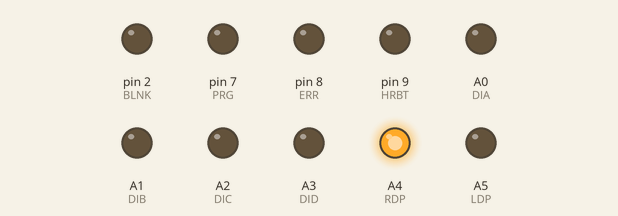
Bench run of a sketch on a simulated Arduino Uno, built with avr-gcc and run on an emulated ATmega328P. Shown: output pins drawn as LEDs (lit = HIGH). Pins used as bus, display or sensor lines are not drawn.

Above: at 0.2 s.
At 1.7 s:
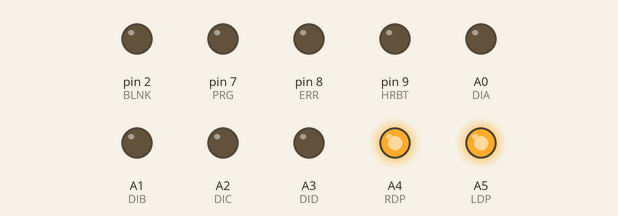
At 3.2 s:
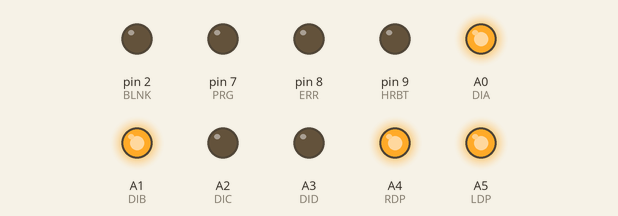
At 6.7 s:
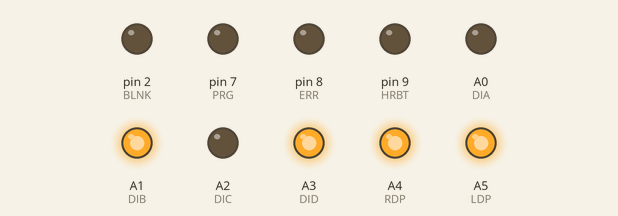
At 10.2 s:
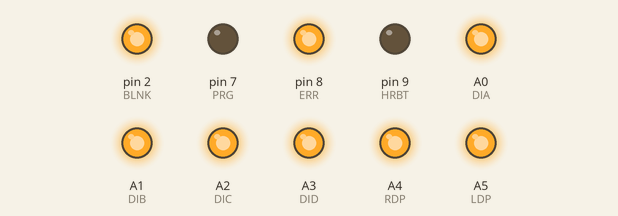
At 13.7 s:
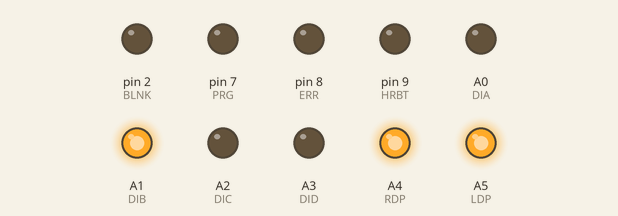
Timing chart, 0 to 14.3 s (numbered marks = the images above):
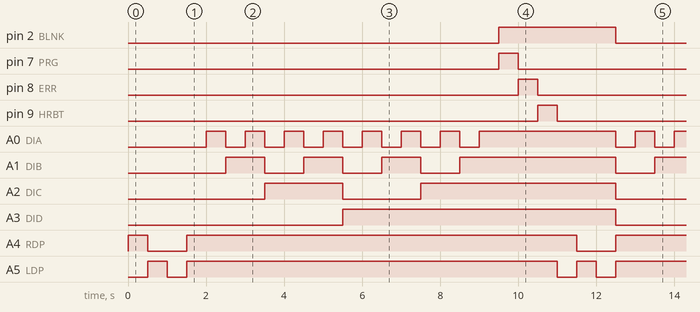

The sketch:

TIL311_Driver.ino
```cpp
#define DIA A0
#define DIB A1
#define DIC A2
#define DID A3
#define RDP A4
#define LDP A5

#define HLD 3
#define BLNK 2

#define PRG 7
#define ERR 8
#define HRBT 9

void setup() {
  pinMode(DIA, OUTPUT);
  pinMode(DIB, OUTPUT);
  pinMode(DIC, OUTPUT);
  pinMode(DID, OUTPUT);
  pinMode(RDP, OUTPUT);
  pinMode(LDP, OUTPUT);
  pinMode(HLD, OUTPUT);
  pinMode(BLNK, OUTPUT);

  pinMode(PRG, OUTPUT);
  pinMode(ERR, OUTPUT);
  pinMode(HRBT, OUTPUT);

  digitalWrite(BLNK, LOW);
  digitalWrite(HLD, LOW);
  digitalWrite(LDP, HIGH);
  digitalWrite(RDP, HIGH);

  digitalWrite(DIA, LOW);
  digitalWrite(DIB, LOW);
  digitalWrite(DIC, LOW);
  digitalWrite(DID, LOW);
}

void loop() {
  // put your main code here, to run repeatedly


  digitalWrite(LDP, LOW);
  digitalWrite(RDP, HIGH);
  delay(500);
  digitalWrite(LDP, HIGH);
  digitalWrite(RDP, LOW);
  delay(500);
  digitalWrite(LDP, LOW);
  digitalWrite(RDP, LOW);
  delay(500);
  digitalWrite(LDP, HIGH);
  digitalWrite(RDP, HIGH);

  digitalWrite(BLNK, LOW);
  digitalWrite(HLD, HIGH);
  digitalWrite(DIA, LOW);
  digitalWrite(DIB, LOW);
  digitalWrite(DIC, LOW);
  digitalWrite(DID, LOW);
  digitalWrite(HLD, LOW);
  delay(500);
  digitalWrite(HLD, HIGH);
  digitalWrite(DIA, HIGH);
  digitalWrite(DIB, LOW);
  digitalWrite(DIC, LOW);
  digitalWrite(DID, LOW);
  digitalWrite(HLD, LOW);
  delay(500);
  digitalWrite(HLD, HIGH);
  digitalWrite(DIA, LOW);
  digitalWrite(DIB, HIGH);
  digitalWrite(DIC, LOW);
  digitalWrite(DID, LOW);
  digitalWrite(HLD, LOW);
  delay(500);
  digitalWrite(HLD, HIGH);
  digitalWrite(DIA, HIGH);
  digitalWrite(DIB, HIGH);
  digitalWrite(DIC, LOW);
  digitalWrite(DID, LOW);
  digitalWrite(HLD, LOW);
  delay(500);
  digitalWrite(HLD, HIGH);
  digitalWrite(DIA, LOW);
  digitalWrite(DIB, LOW);
  digitalWrite(DIC, HIGH);
  digitalWrite(DID, LOW);
  digitalWrite(HLD, LOW);
  delay(500);
  digitalWrite(HLD, HIGH);
  digitalWrite(DIA, HIGH);
  digitalWrite(DIB, LOW);
  digitalWrite(DIC, HIGH);
  digitalWrite(DID, LOW);
  digitalWrite(HLD, LOW);
  delay(500);
  digitalWrite(HLD, HIGH);
  digitalWrite(DIA, LOW);
  digitalWrite(DIB, HIGH);
  digitalWrite(DIC, HIGH);
  digitalWrite(DID, LOW);
  digitalWrite(HLD, LOW);
  delay(500);
  digitalWrite(HLD, HIGH);
  digitalWrite(DIA, HIGH);
  digitalWrite(DIB, HIGH);
  digitalWrite(DIC, HIGH);
  digitalWrite(DID, LOW);
  digitalWrite(HLD, LOW);
  delay(500);
  digitalWrite(HLD, HIGH);
  digitalWrite(DIA, LOW);
  digitalWrite(DIB, LOW);
  digitalWrite(DIC, LOW);
  digitalWrite(DID, HIGH);
  digitalWrite(HLD, LOW);
  delay(500);
  digitalWrite(HLD, HIGH);
  digitalWrite(DIA, HIGH);
  digitalWrite(DIB, LOW);
  digitalWrite(DIC, LOW);
  digitalWrite(DID, HIGH);
  digitalWrite(HLD, LOW);
  delay(500);
  digitalWrite(HLD, HIGH);
  digitalWrite(DIA, LOW);
  digitalWrite(DIB, HIGH);
  digitalWrite(DIC, LOW);
  digitalWrite(DID, HIGH);
  digitalWrite(HLD, LOW);
  delay(500);
  digitalWrite(HLD, HIGH);
  digitalWrite(DIA, HIGH);
  digitalWrite(DIB, HIGH);
  digitalWrite(DIC, LOW);
  digitalWrite(DID, HIGH);
  digitalWrite(HLD, LOW);
  delay(500);
  digitalWrite(HLD, HIGH);
  digitalWrite(DIA, LOW);
  digitalWrite(DIB, LOW);
  digitalWrite(DIC, HIGH);
  digitalWrite(DID, HIGH);
  digitalWrite(HLD, LOW);
  delay(500);
  digitalWrite(HLD, HIGH);
  digitalWrite(DIA, HIGH);
  digitalWrite(DIB, LOW);
  digitalWrite(DIC, HIGH);
  digitalWrite(DID, HIGH);
  digitalWrite(HLD, LOW);
  delay(500);
  digitalWrite(HLD, HIGH);
  digitalWrite(DIA, LOW);
  digitalWrite(DIB, HIGH);
  digitalWrite(DIC, HIGH);
  digitalWrite(DID, HIGH);
  digitalWrite(HLD, LOW);
  delay(500);
  digitalWrite(HLD, HIGH);
  digitalWrite(DIA, HIGH);
  digitalWrite(DIB, HIGH);
  digitalWrite(DIC, HIGH);
  digitalWrite(DID, HIGH);
  digitalWrite(HLD, LOW);
  delay(500);


  digitalWrite(LDP, HIGH);
  digitalWrite(RDP, HIGH);
  digitalWrite(BLNK, HIGH);
  digitalWrite(PRG, HIGH);
  delay(500);
  digitalWrite(PRG, LOW);
  digitalWrite(ERR, HIGH);
  delay(500);
  digitalWrite(ERR, LOW);
  digitalWrite(HRBT, HIGH);
  delay(500);
  digitalWrite(HRBT, LOW);

}
```

Measured:
- by itself, pin 2 (BLNK): alternates HIGH for 3.0 s and LOW for 8.0 s
- by itself, pin 7 (PRG), pin 8 (ERR), pin 9 (HRBT): alternates HIGH for 0.50 s and LOW for 10.5 s
- by itself, A0 (DIA): repeats every 11.0 s: 6 × (LOW 0.50 s, HIGH 0.50 s), LOW 0.50 s, HIGH 3.5 s, LOW 0.50 s, HIGH 0.50 s
- by itself, A1 (DIB): repeats every 11.0 s: 2 × (LOW 1.0 s, HIGH 1.0 s), LOW 1.0 s, HIGH 4.0 s, LOW 1.0 s, HIGH 1.0 s
- by itself, A2 (DIC): repeats every 11.0 s: LOW 2.0 s, HIGH 5.0 s, LOW 2.0 s, HIGH 2.0 s
- by itself, A3 (DID): alternates HIGH for 7.0 s and LOW for 4.0 s
- by itself, A4 (RDP): alternates HIGH for 10.0 s and LOW for 1.0 s
- by itself, A5 (LDP): repeats every 11.0 s: LOW 0.50 s, HIGH 9.5 s, LOW 0.50 s, HIGH 0.50 s
